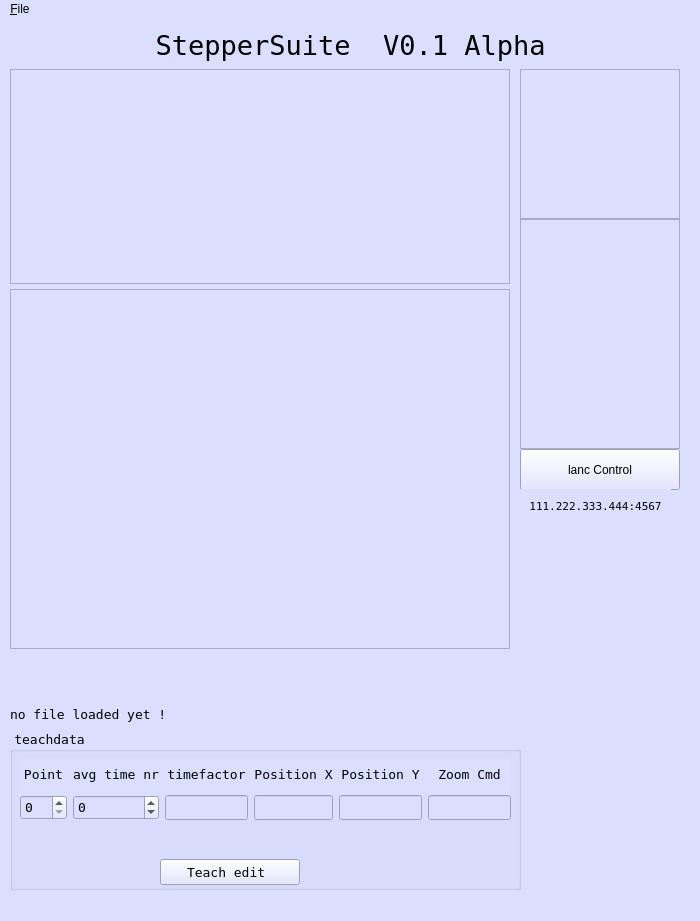
<?xml version="1.0" encoding="UTF-8"?>
<ui version="4.0">
 <class>MainWindow</class>
 <widget class="QMainWindow" name="MainWindow">
  <property name="enabled">
   <bool>true</bool>
  </property>
  <property name="geometry">
   <rect>
    <x>0</x>
    <y>0</y>
    <width>700</width>
    <height>921</height>
   </rect>
  </property>
  <property name="palette">
   <palette>
    <active>
     <colorrole role="WindowText">
      <brush brushstyle="SolidPattern">
       <color alpha="255">
        <red>0</red>
        <green>0</green>
        <blue>0</blue>
       </color>
      </brush>
     </colorrole>
     <colorrole role="Button">
      <brush brushstyle="SolidPattern">
       <color alpha="255">
        <red>219</red>
        <green>223</green>
        <blue>255</blue>
       </color>
      </brush>
     </colorrole>
     <colorrole role="Light">
      <brush brushstyle="SolidPattern">
       <color alpha="255">
        <red>254</red>
        <green>255</green>
        <blue>248</blue>
       </color>
      </brush>
     </colorrole>
     <colorrole role="Midlight">
      <brush brushstyle="SolidPattern">
       <color alpha="255">
        <red>224</red>
        <green>231</green>
        <blue>202</blue>
       </color>
      </brush>
     </colorrole>
     <colorrole role="Dark">
      <brush brushstyle="SolidPattern">
       <color alpha="255">
        <red>97</red>
        <green>103</green>
        <blue>78</blue>
       </color>
      </brush>
     </colorrole>
     <colorrole role="Mid">
      <brush brushstyle="SolidPattern">
       <color alpha="255">
        <red>129</red>
        <green>138</green>
        <blue>104</blue>
       </color>
      </brush>
     </colorrole>
     <colorrole role="Text">
      <brush brushstyle="SolidPattern">
       <color alpha="255">
        <red>0</red>
        <green>0</green>
        <blue>0</blue>
       </color>
      </brush>
     </colorrole>
     <colorrole role="BrightText">
      <brush brushstyle="SolidPattern">
       <color alpha="255">
        <red>255</red>
        <green>255</green>
        <blue>255</blue>
       </color>
      </brush>
     </colorrole>
     <colorrole role="ButtonText">
      <brush brushstyle="SolidPattern">
       <color alpha="255">
        <red>0</red>
        <green>0</green>
        <blue>0</blue>
       </color>
      </brush>
     </colorrole>
     <colorrole role="Base">
      <brush brushstyle="SolidPattern">
       <color alpha="255">
        <red>219</red>
        <green>223</green>
        <blue>255</blue>
       </color>
      </brush>
     </colorrole>
     <colorrole role="Window">
      <brush brushstyle="SolidPattern">
       <color alpha="255">
        <red>219</red>
        <green>223</green>
        <blue>255</blue>
       </color>
      </brush>
     </colorrole>
     <colorrole role="Shadow">
      <brush brushstyle="SolidPattern">
       <color alpha="255">
        <red>0</red>
        <green>0</green>
        <blue>0</blue>
       </color>
      </brush>
     </colorrole>
     <colorrole role="AlternateBase">
      <brush brushstyle="SolidPattern">
       <color alpha="255">
        <red>224</red>
        <green>231</green>
        <blue>205</blue>
       </color>
      </brush>
     </colorrole>
     <colorrole role="ToolTipBase">
      <brush brushstyle="SolidPattern">
       <color alpha="255">
        <red>255</red>
        <green>255</green>
        <blue>220</blue>
       </color>
      </brush>
     </colorrole>
     <colorrole role="ToolTipText">
      <brush brushstyle="SolidPattern">
       <color alpha="255">
        <red>0</red>
        <green>0</green>
        <blue>0</blue>
       </color>
      </brush>
     </colorrole>
    </active>
    <inactive>
     <colorrole role="WindowText">
      <brush brushstyle="SolidPattern">
       <color alpha="255">
        <red>0</red>
        <green>0</green>
        <blue>0</blue>
       </color>
      </brush>
     </colorrole>
     <colorrole role="Button">
      <brush brushstyle="SolidPattern">
       <color alpha="255">
        <red>219</red>
        <green>223</green>
        <blue>255</blue>
       </color>
      </brush>
     </colorrole>
     <colorrole role="Light">
      <brush brushstyle="SolidPattern">
       <color alpha="255">
        <red>254</red>
        <green>255</green>
        <blue>248</blue>
       </color>
      </brush>
     </colorrole>
     <colorrole role="Midlight">
      <brush brushstyle="SolidPattern">
       <color alpha="255">
        <red>224</red>
        <green>231</green>
        <blue>202</blue>
       </color>
      </brush>
     </colorrole>
     <colorrole role="Dark">
      <brush brushstyle="SolidPattern">
       <color alpha="255">
        <red>97</red>
        <green>103</green>
        <blue>78</blue>
       </color>
      </brush>
     </colorrole>
     <colorrole role="Mid">
      <brush brushstyle="SolidPattern">
       <color alpha="255">
        <red>129</red>
        <green>138</green>
        <blue>104</blue>
       </color>
      </brush>
     </colorrole>
     <colorrole role="Text">
      <brush brushstyle="SolidPattern">
       <color alpha="255">
        <red>0</red>
        <green>0</green>
        <blue>0</blue>
       </color>
      </brush>
     </colorrole>
     <colorrole role="BrightText">
      <brush brushstyle="SolidPattern">
       <color alpha="255">
        <red>255</red>
        <green>255</green>
        <blue>255</blue>
       </color>
      </brush>
     </colorrole>
     <colorrole role="ButtonText">
      <brush brushstyle="SolidPattern">
       <color alpha="255">
        <red>0</red>
        <green>0</green>
        <blue>0</blue>
       </color>
      </brush>
     </colorrole>
     <colorrole role="Base">
      <brush brushstyle="SolidPattern">
       <color alpha="255">
        <red>219</red>
        <green>223</green>
        <blue>255</blue>
       </color>
      </brush>
     </colorrole>
     <colorrole role="Window">
      <brush brushstyle="SolidPattern">
       <color alpha="255">
        <red>219</red>
        <green>223</green>
        <blue>255</blue>
       </color>
      </brush>
     </colorrole>
     <colorrole role="Shadow">
      <brush brushstyle="SolidPattern">
       <color alpha="255">
        <red>0</red>
        <green>0</green>
        <blue>0</blue>
       </color>
      </brush>
     </colorrole>
     <colorrole role="AlternateBase">
      <brush brushstyle="SolidPattern">
       <color alpha="255">
        <red>224</red>
        <green>231</green>
        <blue>205</blue>
       </color>
      </brush>
     </colorrole>
     <colorrole role="ToolTipBase">
      <brush brushstyle="SolidPattern">
       <color alpha="255">
        <red>255</red>
        <green>255</green>
        <blue>220</blue>
       </color>
      </brush>
     </colorrole>
     <colorrole role="ToolTipText">
      <brush brushstyle="SolidPattern">
       <color alpha="255">
        <red>0</red>
        <green>0</green>
        <blue>0</blue>
       </color>
      </brush>
     </colorrole>
    </inactive>
    <disabled>
     <colorrole role="WindowText">
      <brush brushstyle="SolidPattern">
       <color alpha="255">
        <red>97</red>
        <green>103</green>
        <blue>78</blue>
       </color>
      </brush>
     </colorrole>
     <colorrole role="Button">
      <brush brushstyle="SolidPattern">
       <color alpha="255">
        <red>219</red>
        <green>223</green>
        <blue>255</blue>
       </color>
      </brush>
     </colorrole>
     <colorrole role="Light">
      <brush brushstyle="SolidPattern">
       <color alpha="255">
        <red>254</red>
        <green>255</green>
        <blue>248</blue>
       </color>
      </brush>
     </colorrole>
     <colorrole role="Midlight">
      <brush brushstyle="SolidPattern">
       <color alpha="255">
        <red>224</red>
        <green>231</green>
        <blue>202</blue>
       </color>
      </brush>
     </colorrole>
     <colorrole role="Dark">
      <brush brushstyle="SolidPattern">
       <color alpha="255">
        <red>97</red>
        <green>103</green>
        <blue>78</blue>
       </color>
      </brush>
     </colorrole>
     <colorrole role="Mid">
      <brush brushstyle="SolidPattern">
       <color alpha="255">
        <red>129</red>
        <green>138</green>
        <blue>104</blue>
       </color>
      </brush>
     </colorrole>
     <colorrole role="Text">
      <brush brushstyle="SolidPattern">
       <color alpha="255">
        <red>97</red>
        <green>103</green>
        <blue>78</blue>
       </color>
      </brush>
     </colorrole>
     <colorrole role="BrightText">
      <brush brushstyle="SolidPattern">
       <color alpha="255">
        <red>255</red>
        <green>255</green>
        <blue>255</blue>
       </color>
      </brush>
     </colorrole>
     <colorrole role="ButtonText">
      <brush brushstyle="SolidPattern">
       <color alpha="255">
        <red>97</red>
        <green>103</green>
        <blue>78</blue>
       </color>
      </brush>
     </colorrole>
     <colorrole role="Base">
      <brush brushstyle="SolidPattern">
       <color alpha="255">
        <red>219</red>
        <green>223</green>
        <blue>255</blue>
       </color>
      </brush>
     </colorrole>
     <colorrole role="Window">
      <brush brushstyle="SolidPattern">
       <color alpha="255">
        <red>219</red>
        <green>223</green>
        <blue>255</blue>
       </color>
      </brush>
     </colorrole>
     <colorrole role="Shadow">
      <brush brushstyle="SolidPattern">
       <color alpha="255">
        <red>0</red>
        <green>0</green>
        <blue>0</blue>
       </color>
      </brush>
     </colorrole>
     <colorrole role="AlternateBase">
      <brush brushstyle="SolidPattern">
       <color alpha="255">
        <red>194</red>
        <green>207</green>
        <blue>156</blue>
       </color>
      </brush>
     </colorrole>
     <colorrole role="ToolTipBase">
      <brush brushstyle="SolidPattern">
       <color alpha="255">
        <red>255</red>
        <green>255</green>
        <blue>220</blue>
       </color>
      </brush>
     </colorrole>
     <colorrole role="ToolTipText">
      <brush brushstyle="SolidPattern">
       <color alpha="255">
        <red>0</red>
        <green>0</green>
        <blue>0</blue>
       </color>
      </brush>
     </colorrole>
    </disabled>
   </palette>
  </property>
  <property name="windowTitle">
   <string>StepperSuite V0.1 Alpha</string>
  </property>
  <property name="styleSheet">
   <string notr="true">background-color: rgb(219, 223, 255);</string>
  </property>
  <widget class="QWidget" name="centralwidget">
   <widget class="QLabel" name="label_head">
    <property name="geometry">
     <rect>
      <x>10</x>
      <y>10</y>
      <width>681</width>
      <height>32</height>
     </rect>
    </property>
    <property name="font">
     <font>
      <family>DejaVu Sans Mono</family>
      <pointsize>20</pointsize>
     </font>
    </property>
    <property name="text">
     <string>StepperSuite  V0.1 Alpha</string>
    </property>
    <property name="alignment">
     <set>Qt::AlignCenter</set>
    </property>
    <property name="textInteractionFlags">
     <set>Qt::NoTextInteraction</set>
    </property>
   </widget>
   <widget class="QGroupBox" name="Points">
    <property name="geometry">
     <rect>
      <x>10</x>
      <y>710</y>
      <width>511</width>
      <height>161</height>
     </rect>
    </property>
    <property name="font">
     <font>
      <family>DejaVu Sans Mono</family>
      <pointsize>10</pointsize>
     </font>
    </property>
    <property name="title">
     <string>teachdata</string>
    </property>
    <property name="alignment">
     <set>Qt::AlignLeading|Qt::AlignLeft|Qt::AlignTop</set>
    </property>
    <property name="flat">
     <bool>false</bool>
    </property>
    <widget class="QWidget" name="layoutWidget">
     <property name="geometry">
      <rect>
       <x>10</x>
       <y>30</y>
       <width>491</width>
       <height>61</height>
      </rect>
     </property>
     <layout class="QGridLayout" name="gridLayout_5">
      <item row="0" column="0">
       <widget class="QLabel" name="label_3">
        <property name="font">
         <font>
          <family>DejaVu Sans Mono</family>
          <pointsize>10</pointsize>
         </font>
        </property>
        <property name="text">
         <string>Point</string>
        </property>
        <property name="alignment">
         <set>Qt::AlignCenter</set>
        </property>
       </widget>
      </item>
      <item row="0" column="1">
       <widget class="QLabel" name="label_4">
        <property name="font">
         <font>
          <family>DejaVu Sans Mono</family>
          <pointsize>10</pointsize>
         </font>
        </property>
        <property name="text">
         <string>avg time nr</string>
        </property>
        <property name="alignment">
         <set>Qt::AlignLeading|Qt::AlignLeft|Qt::AlignVCenter</set>
        </property>
       </widget>
      </item>
      <item row="0" column="3" colspan="2">
       <widget class="QLabel" name="label_pchkx">
        <property name="font">
         <font>
          <family>DejaVu Sans Mono</family>
          <pointsize>10</pointsize>
         </font>
        </property>
        <property name="text">
         <string>Position X</string>
        </property>
        <property name="alignment">
         <set>Qt::AlignCenter</set>
        </property>
       </widget>
      </item>
      <item row="0" column="5">
       <widget class="QLabel" name="label_pchky">
        <property name="font">
         <font>
          <family>DejaVu Sans Mono</family>
          <pointsize>10</pointsize>
         </font>
        </property>
        <property name="text">
         <string>Position Y</string>
        </property>
        <property name="alignment">
         <set>Qt::AlignCenter</set>
        </property>
       </widget>
      </item>
      <item row="1" column="0">
       <widget class="QSpinBox" name="spinBox_teachPoint">
        <property name="font">
         <font>
          <family>DejaVu Sans Mono</family>
          <pointsize>10</pointsize>
         </font>
        </property>
        <property name="alignment">
         <set>Qt::AlignLeading|Qt::AlignLeft|Qt::AlignTop</set>
        </property>
        <property name="readOnly">
         <bool>false</bool>
        </property>
        <property name="buttonSymbols">
         <enum>QAbstractSpinBox::UpDownArrows</enum>
        </property>
       </widget>
      </item>
      <item row="1" column="1">
       <widget class="QSpinBox" name="spinBox_teach_time">
        <property name="font">
         <font>
          <family>DejaVu Sans Mono</family>
          <pointsize>10</pointsize>
         </font>
        </property>
        <property name="alignment">
         <set>Qt::AlignLeading|Qt::AlignLeft|Qt::AlignTop</set>
        </property>
        <property name="readOnly">
         <bool>false</bool>
        </property>
        <property name="buttonSymbols">
         <enum>QAbstractSpinBox::UpDownArrows</enum>
        </property>
        <property name="minimum">
         <number>-1</number>
        </property>
       </widget>
      </item>
      <item row="1" column="5">
       <widget class="QLineEdit" name="lineEdit_teach_y">
        <property name="font">
         <font>
          <family>DejaVu Sans Mono</family>
          <pointsize>10</pointsize>
         </font>
        </property>
        <property name="acceptDrops">
         <bool>false</bool>
        </property>
        <property name="readOnly">
         <bool>false</bool>
        </property>
       </widget>
      </item>
      <item row="1" column="6">
       <widget class="QLineEdit" name="lineEdit_teach_z">
        <property name="font">
         <font>
          <family>DejaVu Sans Mono</family>
          <pointsize>10</pointsize>
         </font>
        </property>
        <property name="acceptDrops">
         <bool>false</bool>
        </property>
        <property name="readOnly">
         <bool>false</bool>
        </property>
       </widget>
      </item>
      <item row="0" column="6">
       <widget class="QLabel" name="label_pchky_2">
        <property name="font">
         <font>
          <family>DejaVu Sans Mono</family>
          <pointsize>10</pointsize>
         </font>
        </property>
        <property name="text">
         <string>Zoom Cmd</string>
        </property>
        <property name="alignment">
         <set>Qt::AlignCenter</set>
        </property>
       </widget>
      </item>
      <item row="0" column="2">
       <widget class="QLabel" name="label_pchkx_2">
        <property name="font">
         <font>
          <family>DejaVu Sans Mono</family>
          <pointsize>10</pointsize>
         </font>
        </property>
        <property name="text">
         <string>timefactor</string>
        </property>
        <property name="alignment">
         <set>Qt::AlignCenter</set>
        </property>
       </widget>
      </item>
      <item row="1" column="3" colspan="2">
       <widget class="QLineEdit" name="lineEdit_teach_x">
        <property name="font">
         <font>
          <family>DejaVu Sans Mono</family>
          <pointsize>10</pointsize>
         </font>
        </property>
        <property name="acceptDrops">
         <bool>false</bool>
        </property>
        <property name="readOnly">
         <bool>false</bool>
        </property>
       </widget>
      </item>
      <item row="1" column="2">
       <widget class="QLineEdit" name="lineEdit_teach_tfact">
        <property name="font">
         <font>
          <family>DejaVu Sans Mono</family>
          <pointsize>10</pointsize>
         </font>
        </property>
        <property name="acceptDrops">
         <bool>false</bool>
        </property>
        <property name="readOnly">
         <bool>false</bool>
        </property>
       </widget>
      </item>
     </layout>
    </widget>
    <widget class="QPushButton" name="pushButton_teachEdit">
     <property name="geometry">
      <rect>
       <x>150</x>
       <y>130</y>
       <width>140</width>
       <height>26</height>
      </rect>
     </property>
     <property name="font">
      <font>
       <family>DejaVu Sans Mono</family>
       <pointsize>10</pointsize>
      </font>
     </property>
     <property name="text">
      <string>Teach edit </string>
     </property>
    </widget>
   </widget>
   <widget class="QPushButton" name="pushButton_lancControl">
    <property name="geometry">
     <rect>
      <x>520</x>
      <y>430</y>
      <width>160</width>
      <height>41</height>
     </rect>
    </property>
    <property name="text">
     <string>lanc Control</string>
    </property>
   </widget>
   <widget class="QLabel" name="label_ip_port">
    <property name="geometry">
     <rect>
      <x>520</x>
      <y>470</y>
      <width>151</width>
      <height>34</height>
     </rect>
    </property>
    <property name="font">
     <font>
      <family>DejaVu Sans Mono</family>
      <pointsize>8</pointsize>
     </font>
    </property>
    <property name="text">
     <string>111.222.333.444:4567</string>
    </property>
    <property name="alignment">
     <set>Qt::AlignCenter</set>
    </property>
   </widget>
   <widget class="QLabel" name="label_filename">
    <property name="geometry">
     <rect>
      <x>10</x>
      <y>680</y>
      <width>541</width>
      <height>30</height>
     </rect>
    </property>
    <property name="font">
     <font>
      <family>DejaVu Sans Mono</family>
      <pointsize>10</pointsize>
     </font>
    </property>
    <property name="text">
     <string>no file loaded yet !</string>
    </property>
    <property name="alignment">
     <set>Qt::AlignLeading|Qt::AlignLeft|Qt::AlignVCenter</set>
    </property>
   </widget>
   <widget class="QFrame" name="frame_com_placeholder">
    <property name="geometry">
     <rect>
      <x>520</x>
      <y>50</y>
      <width>160</width>
      <height>150</height>
     </rect>
    </property>
    <property name="minimumSize">
     <size>
      <width>160</width>
      <height>150</height>
     </size>
    </property>
    <property name="frameShape">
     <enum>QFrame::StyledPanel</enum>
    </property>
    <property name="frameShadow">
     <enum>QFrame::Raised</enum>
    </property>
   </widget>
   <widget class="QFrame" name="frame_control_placeholder">
    <property name="geometry">
     <rect>
      <x>10</x>
      <y>50</y>
      <width>500</width>
      <height>215</height>
     </rect>
    </property>
    <property name="minimumSize">
     <size>
      <width>500</width>
      <height>215</height>
     </size>
    </property>
    <property name="frameShape">
     <enum>QFrame::StyledPanel</enum>
    </property>
    <property name="frameShadow">
     <enum>QFrame::Raised</enum>
    </property>
   </widget>
   <widget class="QFrame" name="frame_drives_placeholder">
    <property name="geometry">
     <rect>
      <x>520</x>
      <y>200</y>
      <width>160</width>
      <height>230</height>
     </rect>
    </property>
    <property name="minimumSize">
     <size>
      <width>160</width>
      <height>230</height>
     </size>
    </property>
    <property name="frameShape">
     <enum>QFrame::StyledPanel</enum>
    </property>
    <property name="frameShadow">
     <enum>QFrame::Raised</enum>
    </property>
   </widget>
   <widget class="QFrame" name="frame_points_placeholder">
    <property name="geometry">
     <rect>
      <x>10</x>
      <y>270</y>
      <width>500</width>
      <height>360</height>
     </rect>
    </property>
    <property name="minimumSize">
     <size>
      <width>500</width>
      <height>215</height>
     </size>
    </property>
    <property name="frameShape">
     <enum>QFrame::StyledPanel</enum>
    </property>
    <property name="frameShadow">
     <enum>QFrame::Raised</enum>
    </property>
   </widget>
  </widget>
  <widget class="QMenuBar" name="menubar">
   <property name="geometry">
    <rect>
     <x>0</x>
     <y>0</y>
     <width>700</width>
     <height>21</height>
    </rect>
   </property>
   <widget class="QMenu" name="menuFile">
    <property name="title">
     <string>&amp;File</string>
    </property>
    <addaction name="action_Load"/>
    <addaction name="action_Save"/>
    <addaction name="action_Drive_Parameter"/>
   </widget>
   <addaction name="menuFile"/>
  </widget>
  <action name="action_Load">
   <property name="text">
    <string>&amp;Load</string>
   </property>
  </action>
  <action name="action_Save">
   <property name="text">
    <string>&amp;Save</string>
   </property>
  </action>
  <action name="actionSetup">
   <property name="text">
    <string>Drive Parameter</string>
   </property>
  </action>
  <action name="action_Drive_Parameter">
   <property name="text">
    <string>&amp;Drive Parameter</string>
   </property>
  </action>
 </widget>
 <tabstops>
  <tabstop>pushButton_teachEdit</tabstop>
  <tabstop>spinBox_teachPoint</tabstop>
  <tabstop>spinBox_teach_time</tabstop>
  <tabstop>lineEdit_teach_tfact</tabstop>
  <tabstop>lineEdit_teach_x</tabstop>
  <tabstop>lineEdit_teach_y</tabstop>
  <tabstop>lineEdit_teach_z</tabstop>
 </tabstops>
 <resources/>
 <connections/>
</ui>
